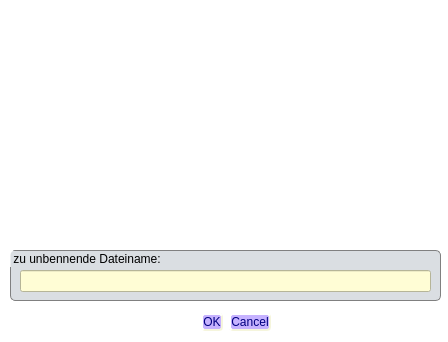
<?xml version="1.0" encoding="UTF-8"?>
<ui version="4.0">
 <class>Dialog</class>
 <widget class="QDialog" name="Dialog">
  <property name="geometry">
   <rect>
    <x>0</x>
    <y>0</y>
    <width>448</width>
    <height>342</height>
   </rect>
  </property>
  <property name="windowTitle">
   <string>Datei umbennen !</string>
  </property>
  <property name="styleSheet">
   <string notr="true">background-color: rgb(255, 255, 255);</string>
  </property>
  <property name="modal">
   <bool>true</bool>
  </property>
  <widget class="QLabel" name="lbl_Rename">
   <property name="geometry">
    <rect>
     <x>0</x>
     <y>0</y>
     <width>451</width>
     <height>241</height>
    </rect>
   </property>
   <property name="sizePolicy">
    <sizepolicy hsizetype="Preferred" vsizetype="Preferred">
     <horstretch>0</horstretch>
     <verstretch>3</verstretch>
    </sizepolicy>
   </property>
   <property name="text">
    <string/>
   </property>
   <property name="pixmap">
    <pixmap>../grafics/rename.png</pixmap>
   </property>
   <property name="scaledContents">
    <bool>true</bool>
   </property>
  </widget>
  <widget class="QDialogButtonBox" name="Btn_OK_Abbruch">
   <property name="geometry">
    <rect>
     <x>170</x>
     <y>307</y>
     <width>101</width>
     <height>31</height>
    </rect>
   </property>
   <property name="styleSheet">
    <string notr="true">QPushButton { 
	color: rgb(0, 0, 127);
	selection-background-color: rgb(255, 85, 0);
	background-color: rgb(198, 178, 255);
	border-style: outset;
	border-width: 2px;
	font: 12pt &quot;MS Shell Dlg 2&quot;;
	border-radius: 4px;
	border-color: beige;
}                   
QPushButton:enabled{
	background-color: rgb(198, 178, 255);
}                           
QPushButton:pressed{ 
	background: red;
}                            
QPushButton:disabled{                             
	background-color: gray;                
}
QPushButton:hover{
	background-color: rgb(255, 85, 255);
}   </string>
   </property>
   <property name="orientation">
    <enum>Qt::Horizontal</enum>
   </property>
   <property name="standardButtons">
    <set>QDialogButtonBox::Cancel|QDialogButtonBox::Ok</set>
   </property>
  </widget>
  <widget class="QGroupBox" name="groupBox">
   <property name="geometry">
    <rect>
     <x>10</x>
     <y>250</y>
     <width>431</width>
     <height>51</height>
    </rect>
   </property>
   <property name="styleSheet">
    <string notr="true">QGroupBox {
background-color: rgb(218, 222, 226);
border: 1px solid grey;border-radius: 5px;}</string>
   </property>
   <property name="title">
    <string>zu unbennende Dateiname:</string>
   </property>
   <widget class="QLineEdit" name="lnEdit_Rename">
    <property name="geometry">
     <rect>
      <x>10</x>
      <y>20</y>
      <width>411</width>
      <height>22</height>
     </rect>
    </property>
    <property name="styleSheet">
     <string notr="true">background-color: rgb(255, 253, 213);</string>
    </property>
   </widget>
  </widget>
  <zorder>groupBox</zorder>
  <zorder>lbl_Rename</zorder>
  <zorder>Btn_OK_Abbruch</zorder>
 </widget>
 <resources/>
 <connections/>
</ui>
